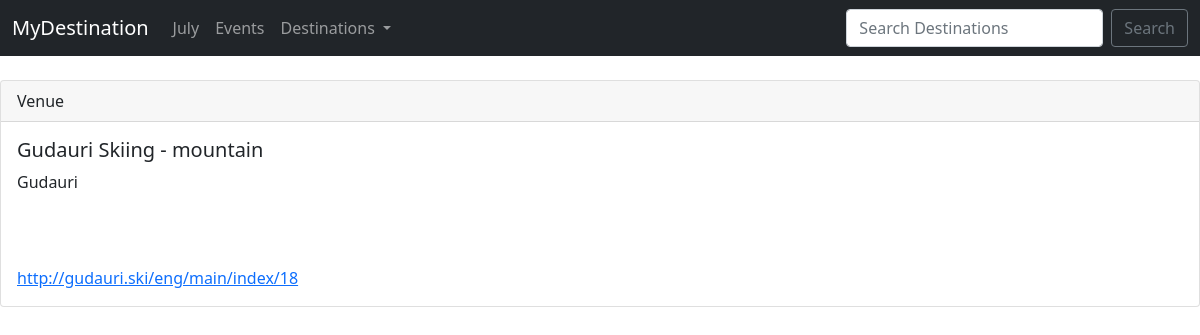
The app's page /show_venue/2 with its own data.
### events/models.py (models this page shows)
class Venue(models.Model):
	name = models.CharField('Venue Name', max_length=300)
	address =  models.CharField(max_length=300, blank=True)
	zip_code =  models.CharField('Zip Code', max_length=15, blank=True)
	phone =  models.CharField('Contact Phone', max_length=25, blank=True)
	web = models.URLField('Website Address', blank=True)
	email_address = models.EmailField('Email Address', blank=True)
	review = models.CharField('Your Reveiw', max_length=1000, blank=True)
	def __str__(self):
		return self.name

### events/views.py (the view)
# urls.py: path('show_venue/<venue_id>', views.show_venue, name='show-venue'),
def show_venue(request, venue_id):
	venue = Venue.objects.get(pk=venue_id)
	return render(request, 'events/show_venue.html',
		{'venue': venue})

### events/templates/events/show_venue.html (shortened to what this page needs)
{% extends 'events/base.html' %}
{% block content %}
<div class="card">
  <div class="card-header">
    Venue
  </div>
  <div class="card-body">
    <h5 class="card-title">{{ venue }}</h5>
    <p class="card-text">
	{{ venue.address }}<br/>
	{{ venue.zip_code }}<br/>
	{{ venue.email_address }}<br/>
	{{ venue.phone }}<br/>
	<a href="{{ venue.web }}">{{ venue.web }}</a><br/>
    </p>
  </div>
</div>
{% endblock %}

### records on screen
Venue: name "Gudauri Skiing - mountain", address "Gudauri", web "http://gudauri.ski/eng/main/index/18"
